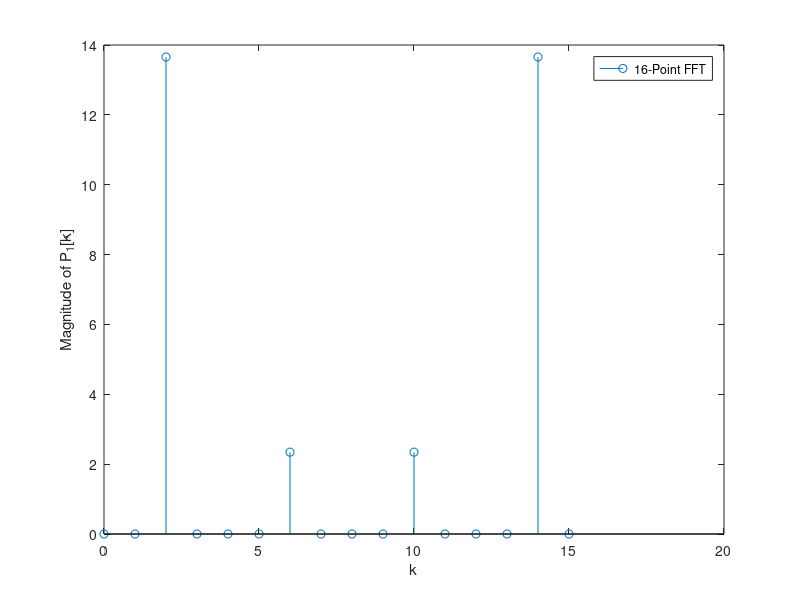
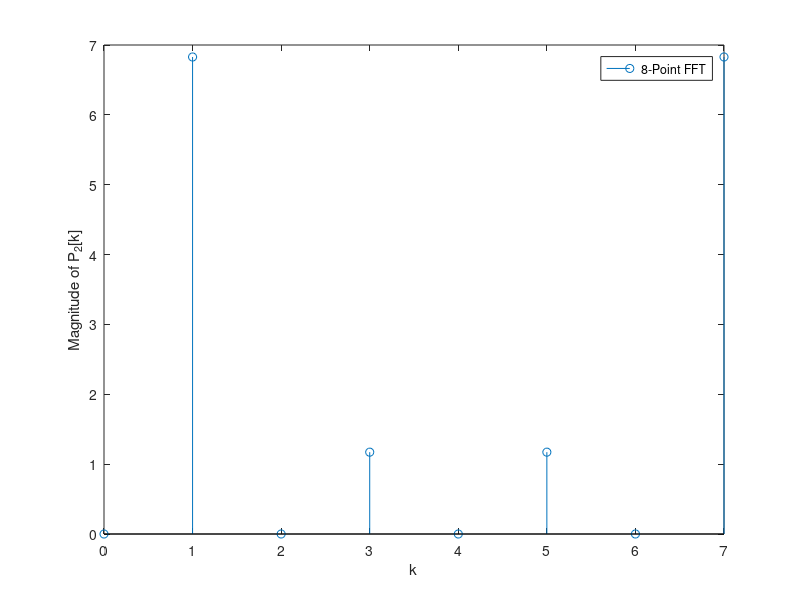
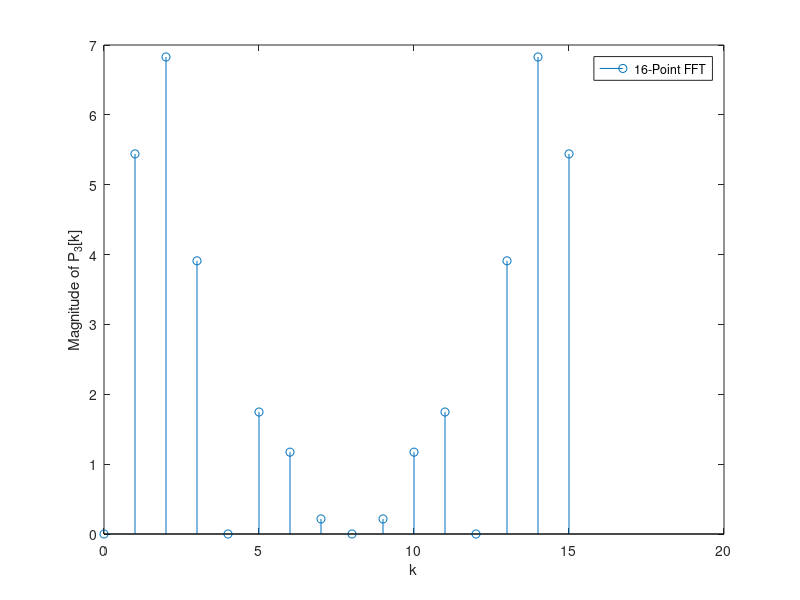

Recreate these plots in MATLAB, in order.
% N-point FFT
N = 16;

% Declare vector for n
n = 0:N-1;

% Store values of p1[n]
p1 = [0 1 2 1 0 -1 -2 -1 0 1 2 1 0 -1 -2 -1];

% Compute the 16-point FFT of p1[n] and store it in P1[k]
P1 = fft(p1,N);

% Plot magnitude of P1[k] with respect to k
figure(1);
stem (n,abs(P1));
legend ('16-Point FFT')
xlabel('k');
ylabel('Magnitude of P_1[k]');


% Store values of p2[n]
p2 = [0 1 2 1 0 -1 -2 -1 0 0 0 0 0 0 0 0];

% Compute the 8-point FFT of p2[n] and store it in P2[k]
P2 = fft(p2,8);

% Plot magnitude of P2[k] with respect to k
figure(2);
stem (0:length(P2)-1,abs(P2));
legend ('8-Point FFT')
xlabel('k');
ylabel('Magnitude of P_2[k]');


% Compute the 16-point FFT of p2[n] and store it in P3[k]
P3 = fft(p2,N);

% Plot magnitude of P3[k] with respect to k
figure(3);
stem (n,abs(P3));
legend ('16-Point FFT')
xlabel('k');
ylabel('Magnitude of P_3[k]');
